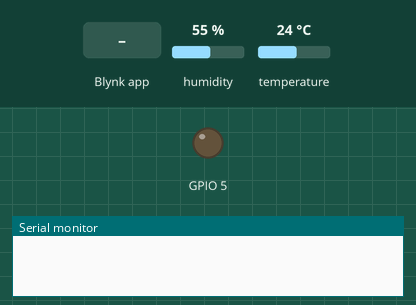
This sketch was run on a simulated ESP32. Shown: output pins drawn as LEDs (lit = HIGH), the last lines printed to the serial monitor. The test bench sets the inputs (shaded band); at power-on: humidity 55 %, temperature 24 °C.

Above: at 3.0 s.
3.1 s: Blynk app writes 1 to V10
At 4.2 s:
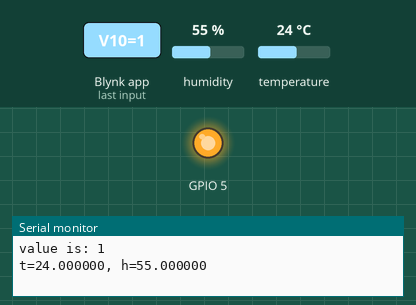
4.6 s: Blynk app writes 0 to V10
At 5.4 s:
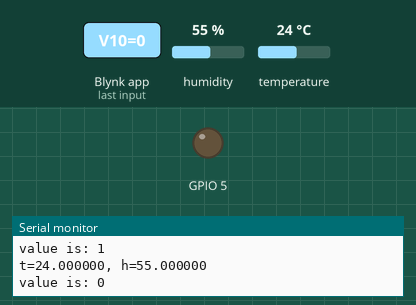
6.1 s: Blynk app writes 200 to V10
At 6.5 s:
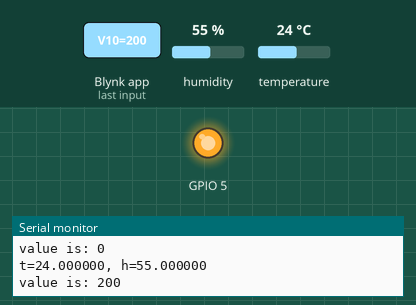
Timing chart, 0 to 9.1 s (numbered marks = the images above; inputs shaded):
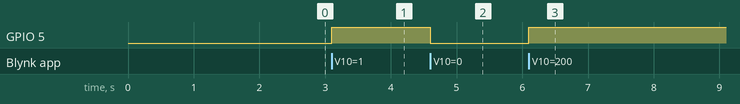

The sketch:

blynknew_hed.ino
```cpp
#define BLYNK_TEMPLATE_ID "TMPLgb6AkxGS"
#define BLYNK_DEVICE_NAME "SMFhed"
#define BLYNK_FIRMWARE_VERSION        "0.1.1"
#define BLYNK_PRINT Serial
#define USE_WROVER_BOARD
#include "BlynkEdgent.h"

#include "DHT.h"
#define DHTPIN 15
#define DHTTYPE DHT22   // DHT 22  (AM2302), AM2321
DHT dht(DHTPIN, DHTTYPE);


BlynkTimer timer;

float sp = 60;
bool mode = 0; // 0 manual

BLYNK_WRITE(V10) {
  if (mode == 0) {
    int pinValue = param.asInt(); // assigning incoming value from pin V1 to a variable

    Serial.print("value is: "); Serial.println(pinValue);
    digitalWrite(5, pinValue);
  }
}

BLYNK_WRITE(V11) {
  sp = param.asFloat(); // assigning incoming value from pin V1 to a variable
  Serial.print("value is: ");
  Serial.println(sp);
}

BLYNK_WRITE(V12) {
  mode = param.asInt(); // assigning incoming value from pin V1 to a variable
}

void myTimerEvent() {
  float h = dht.readHumidity();
  float t = dht.readTemperature();

  Serial.printf("t=%f, h=%f\n", t ,h);

  if (mode == 1) {
    if (h <= sp) {
      digitalWrite(5, HIGH);
      Blynk.virtualWrite(V10, 1);
    }
    else {
      digitalWrite(5, LOW);
      Blynk.virtualWrite(V10, 0);
    }
  }

  Blynk.virtualWrite(V0, t);
  Blynk.virtualWrite(V1, h);
}

void setup() {
  Serial.begin(9600);

  pinMode(5, OUTPUT);

  BlynkEdgent.begin();

  dht.begin();

  timer.setInterval(2000L, myTimerEvent);
}

void loop() {
  BlynkEdgent.run();
  timer.run();
}

// https://sgp1.blynk.cloud/external/api/update?token=YYlNjSzbXqW4NQHGViyyO6JZfhzszdif&V3=1
```

Measured:
- after the input at 3.1 s, GPIO 5: LOW → HIGH at once
- after the input at 4.6 s, GPIO 5: HIGH → LOW at once
- after the input at 6.1 s, GPIO 5: LOW → HIGH at once
